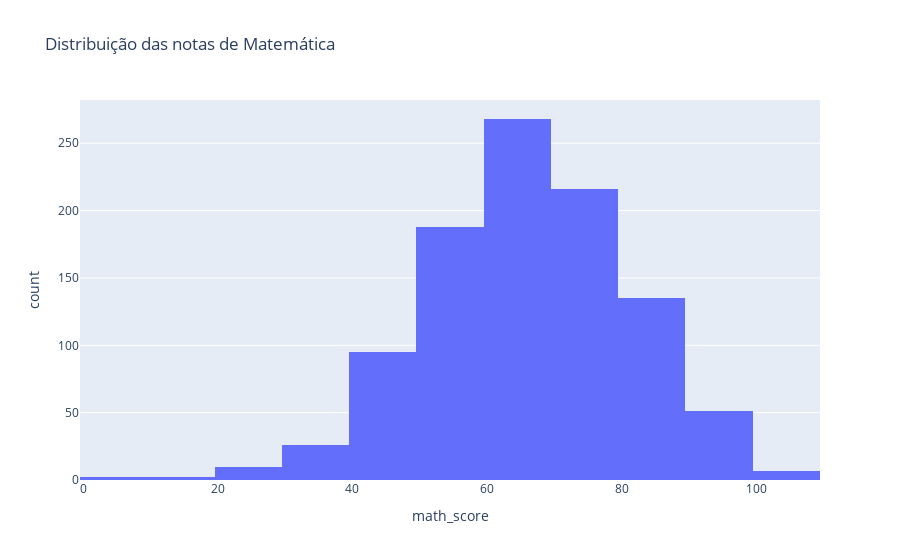

Notebook source saved alongside this figure:
### Code cell
# 1) Histograma
fig = px.histogram(
    df, x="math_score", nbins=20, title="Distribuição das notas de Matemática"
)
fig.show()

### Figure 1 — Plotly figure (JSON) as saved in the notebook; plotly's stock layout.template omitted (floating-point values rounded to 4 significant figures; data arrays with more than 128 entries replaced by an {"elided": "..."} marker saying what was removed)
{"data": [{"bingroup": "x", "hovertemplate": "math_score=%{x}<br>count=%{y}<extra></extra>", "legendgroup": "", "marker": {"color": "#636efa", "pattern": {"shape": ""}}, "name": "", "nbinsx": 20, "orientation": "v", "showlegend": false, "type": "histogram", "x": {"elided": "1000 int values"}, "xaxis": "x", "yaxis": "y"}], "layout": {"barmode": "relative", "legend": {"tracegroupgap": 0}, "title": {"text": "Distribuição das notas de Matemática"}, "xaxis": {"anchor": "y", "domain": [0, 1], "title": {"text": "math_score"}}, "yaxis": {"anchor": "x", "domain": [0, 1], "title": {"text": "count"}}}}
